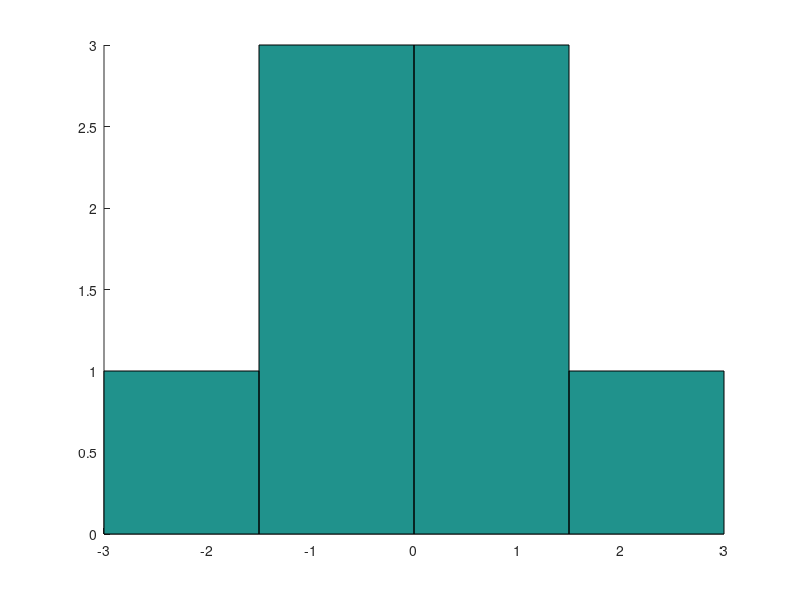

Source code (MATLAB): (Note: this script raises an error after producing the figure.)
c = [0.125,0.375,0.375,0.125];
x = [-3,-1,-1,-1,1,1,1,3];  
nbins=4;
hist(x,nbins,'Normalization','cdf');
cdf = cumsum(c);
disp(cdf);

